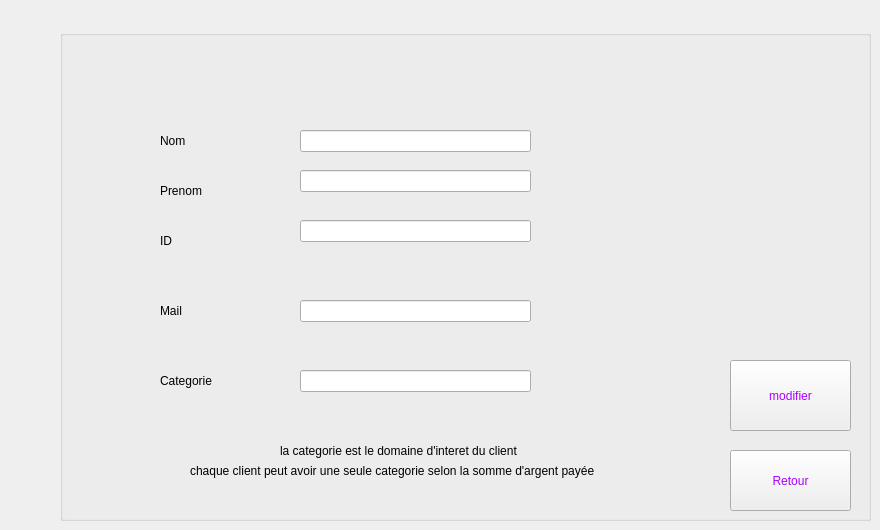
    <widget class="QWidget" name="modifier_demande">
     <widget class="QGroupBox" name="groupBox_19">
      <property name="geometry">
       <rect>
        <x>60</x>
        <y>30</y>
        <width>811</width>
        <height>491</height>
       </rect>
      </property>
      <property name="title">
       <string/>
      </property>
      <widget class="QLabel" name="label_112">
       <property name="geometry">
        <rect>
         <x>100</x>
         <y>90</y>
         <width>71</width>
         <height>41</height>
        </rect>
       </property>
       <property name="mouseTracking">
        <bool>false</bool>
       </property>
       <property name="tabletTracking">
        <bool>false</bool>
       </property>
       <property name="text">
        <string>Nom</string>
       </property>
      </widget>
      <widget class="QLabel" name="label_113">
       <property name="geometry">
        <rect>
         <x>100</x>
         <y>140</y>
         <width>71</width>
         <height>41</height>
        </rect>
       </property>
       <property name="mouseTracking">
        <bool>false</bool>
       </property>
       <property name="tabletTracking">
        <bool>false</bool>
       </property>
       <property name="text">
        <string>Prenom</string>
       </property>
      </widget>
      <widget class="QLabel" name="label_114">
       <property name="geometry">
        <rect>
         <x>100</x>
         <y>190</y>
         <width>71</width>
         <height>41</height>
        </rect>
       </property>
       <property name="mouseTracking">
        <bool>false</bool>
       </property>
       <property name="tabletTracking">
        <bool>false</bool>
       </property>
       <property name="text">
        <string>ID</string>
       </property>
      </widget>
      <widget class="QLabel" name="label_115">
       <property name="geometry">
        <rect>
         <x>100</x>
         <y>260</y>
         <width>71</width>
         <height>41</height>
        </rect>
       </property>
       <property name="mouseTracking">
        <bool>false</bool>
       </property>
       <property name="tabletTracking">
        <bool>false</bool>
       </property>
       <property name="text">
        <string>Mail</string>
       </property>
      </widget>
      <widget class="QLabel" name="label_116">
       <property name="geometry">
        <rect>
         <x>100</x>
         <y>330</y>
         <width>71</width>
         <height>41</height>
        </rect>
       </property>
       <property name="mouseTracking">
        <bool>false</bool>
       </property>
       <property name="tabletTracking">
        <bool>false</bool>
       </property>
       <property name="text">
        <string>Categorie</string>
       </property>
      </widget>
      <widget class="QLineEdit" name="nomM">
       <property name="geometry">
        <rect>
         <x>240</x>
         <y>100</y>
         <width>231</width>
         <height>22</height>
        </rect>
       </property>
      </widget>
      <widget class="QLineEdit" name="prenomM">
       <property name="geometry">
        <rect>
         <x>240</x>
         <y>140</y>
         <width>231</width>
         <height>22</height>
        </rect>
       </property>
      </widget>
      <widget class="QLineEdit" name="IDDM">
       <property name="geometry">
        <rect>
         <x>240</x>
         <y>190</y>
         <width>231</width>
         <height>22</height>
        </rect>
       </property>
      </widget>
      <widget class="QLineEdit" name="mailM">
       <property name="geometry">
        <rect>
         <x>240</x>
         <y>270</y>
         <width>231</width>
         <height>22</height>
        </rect>
       </property>
      </widget>
      <widget class="QLineEdit" name="categorieM">
       <property name="geometry">
        <rect>
         <x>240</x>
         <y>340</y>
         <width>231</width>
         <height>22</height>
        </rect>
       </property>
      </widget>
      <widget class="QPushButton" name="pb_modifierIM">
       <property name="geometry">
        <rect>
         <x>670</x>
         <y>330</y>
         <width>121</width>
         <height>71</height>
        </rect>
       </property>
       <property name="palette">
        <palette>
         <active>
          <colorrole role="WindowText">
           <brush brushstyle="SolidPattern">
            <color alpha="255">
             <red>170</red>
             <green>0</green>
             <blue>255</blue>
            </color>
           </brush>
          </colorrole>
          <colorrole role="Text">
           <brush brushstyle="SolidPattern">
            <color alpha="255">
             <red>170</red>
             <green>0</green>
             <blue>255</blue>
            </color>
           </brush>
          </colorrole>
          <colorrole role="ButtonText">
           <brush brushstyle="SolidPattern">
            <color alpha="255">
             <red>170</red>
             <green>0</green>
             <blue>255</blue>
            </color>
           </brush>
          </colorrole>
          <colorrole role="Highlight">
           <brush brushstyle="LinearGradientPattern">
            <gradient startx="0.000000000000000" starty="0.000000000000000" endx="1.000000000000000" endy="0.000000000000000" type="LinearGradient" spread="PadSpread" coordinatemode="ObjectBoundingMode">
             <gradientstop position="0.000000000000000">
              <color alpha="255">
               <red>245</red>
               <green>224</green>
               <blue>176</blue>
              </color>
             </gradientstop>
             <gradientstop position="0.090000000000000">
              <color alpha="255">
               <red>246</red>
               <green>189</green>
               <blue>237</blue>
              </color>
             </gradientstop>
             <gradientstop position="0.140000000000000">
              <color alpha="255">
               <red>194</red>
               <green>207</green>
               <blue>246</blue>
              </color>
             </gradientstop>
             <gradientstop position="0.190000000000000">
              <color alpha="255">
               <red>184</red>
               <green>160</green>
               <blue>168</blue>
              </color>
             </gradientstop>
             <gradientstop position="0.250000000000000">
              <color alpha="255">
               <red>171</red>
               <green>186</green>
               <blue>248</blue>
              </color>
             </gradientstop>
             <gradientstop position="0.320000000000000">
              <color alpha="255">
               <red>243</red>
               <green>248</green>
               <blue>224</blue>
              </color>
             </gradientstop>
             <gradientstop position="0.385000000000000">
              <color alpha="255">
               <red>249</red>
               <green>162</green>
               <blue>183</blue>
              </color>
             </gradientstop>
             <gradientstop position="0.470000000000000">
              <color alpha="255">
               <red>100</red>
               <green>115</green>
               <blue>124</blue>
              </color>
             </gradientstop>
             <gradientstop position="0.580000000000000">
              <color alpha="255">
               <red>251</red>
               <green>205</green>
               <blue>202</blue>
              </color>
             </gradientstop>
             <gradientstop position="0.650000000000000">
              <color alpha="255">
               <red>170</red>
               <green>128</green>
               <blue>185</blue>
              </color>
             </gradientstop>
             <gradientstop position="0.750000000000000">
              <color alpha="255">
               <red>252</red>
               <green>222</green>
               <blue>204</blue>
              </color>
             </gradientstop>
             <gradientstop position="0.805000000000000">
              <color alpha="255">
               <red>206</red>
               <green>122</green>
               <blue>218</blue>
              </color>
             </gradientstop>
             <gradientstop position="0.860000000000000">
              <color alpha="255">
               <red>254</red>
               <green>223</green>
               <blue>175</blue>
              </color>
             </gradientstop>
             <gradientstop position="0.910000000000000">
              <color alpha="255">
               <red>254</red>
               <green>236</green>
               <blue>244</blue>
              </color>
             </gradientstop>
             <gradientstop position="1.000000000000000">
              <color alpha="255">
               <red>255</red>
               <green>191</green>
               <blue>221</blue>
              </color>
             </gradientstop>
            </gradient>
           </brush>
          </colorrole>
          <colorrole role="PlaceholderText">
           <brush brushstyle="SolidPattern">
            <color alpha="128">
             <red>170</red>
             <green>0</green>
             <blue>255</blue>
            </color>
           </brush>
          </colorrole>
         </active>
         <inactive>
          <colorrole role="WindowText">
           <brush brushstyle="SolidPattern">
            <color alpha="255">
             <red>170</red>
             <green>0</green>
             <blue>255</blue>
            </color>
           </brush>
          </colorrole>
          <colorrole role="Text">
           <brush brushstyle="SolidPattern">
            <color alpha="255">
             <red>170</red>
             <green>0</green>
             <blue>255</blue>
            </color>
           </brush>
          </colorrole>
          <colorrole role="ButtonText">
           <brush brushstyle="SolidPattern">
            <color alpha="255">
             <red>170</red>
             <green>0</green>
             <blue>255</blue>
            </color>
           </brush>
          </colorrole>
          <colorrole role="Highlight">
           <brush brushstyle="LinearGradientPattern">
            <gradient startx="0.000000000000000" starty="0.000000000000000" endx="1.000000000000000" endy="0.000000000000000" type="LinearGradient" spread="PadSpread" coordinatemode="ObjectBoundingMode">
             <gradientstop position="0.000000000000000">
              <color alpha="255">
               <red>245</red>
               <green>224</green>
               <blue>176</blue>
              </color>
             </gradientstop>
             <gradientstop position="0.090000000000000">
              <color alpha="255">
               <red>246</red>
               <green>189</green>
               <blue>237</blue>
              </color>
             </gradientstop>
             <gradientstop position="0.140000000000000">
              <color alpha="255">
               <red>194</red>
               <green>207</green>
               <blue>246</blue>
              </color>
             </gradientstop>
             <gradientstop position="0.190000000000000">
              <color alpha="255">
               <red>184</red>
               <green>160</green>
               <blue>168</blue>
              </color>
             </gradientstop>
             <gradientstop position="0.250000000000000">
              <color alpha="255">
               <red>171</red>
               <green>186</green>
               <blue>248</blue>
              </color>
             </gradientstop>
             <gradientstop position="0.320000000000000">
              <color alpha="255">
               <red>243</red>
               <green>248</green>
               <blue>224</blue>
              </color>
             </gradientstop>
             <gradientstop position="0.385000000000000">
              <color alpha="255">
               <red>249</red>
               <green>162</green>
               <blue>183</blue>
              </color>
             </gradientstop>
             <gradientstop position="0.470000000000000">
              <color alpha="255">
               <red>100</red>
               <green>115</green>
               <blue>124</blue>
              </color>
             </gradientstop>
             <gradientstop position="0.580000000000000">
              <color alpha="255">
               <red>251</red>
               <green>205</green>
               <blue>202</blue>
              </color>
             </gradientstop>
             <gradientstop position="0.650000000000000">
              <color alpha="255">
               <red>170</red>
               <green>128</green>
               <blue>185</blue>
              </color>
             </gradientstop>
             <gradientstop position="0.750000000000000">
              <color alpha="255">
               <red>252</red>
               <green>222</green>
               <blue>204</blue>
              </color>
             </gradientstop>
             <gradientstop position="0.805000000000000">
              <color alpha="255">
               <red>206</red>
               <green>122</green>
               <blue>218</blue>
              </color>
             </gradientstop>
             <gradientstop position="0.860000000000000">
              <color alpha="255">
               <red>254</red>
               <green>223</green>
               <blue>175</blue>
              </color>
             </gradientstop>
             <gradientstop position="0.910000000000000">
              <color alpha="255">
               <red>254</red>
               <green>236</green>
               <blue>244</blue>
              </color>
             </gradientstop>
             <gradientstop position="1.000000000000000">
              <color alpha="255">
               <red>255</red>
               <green>191</green>
               <blue>221</blue>
              </color>
             </gradientstop>
            </gradient>
           </brush>
          </colorrole>
          <colorrole role="PlaceholderText">
           <brush brushstyle="SolidPattern">
            <color alpha="128">
             <red>170</red>
             <green>0</green>
             <blue>255</blue>
            </color>
           </brush>
          </colorrole>
         </inactive>
         <disabled>
          <colorrole role="WindowText">
           <brush brushstyle="SolidPattern">
            <color alpha="255">
             <red>120</red>
             <green>120</green>
             <blue>120</blue>
            </color>
           </brush>
          </colorrole>
          <colorrole role="Text">
           <brush brushstyle="SolidPattern">
            <color alpha="255">
             <red>120</red>
             <green>120</green>
             <blue>120</blue>
            </color>
           </brush>
          </colorrole>
          <colorrole role="ButtonText">
           <brush brushstyle="SolidPattern">
            <color alpha="255">
             <red>120</red>
             <green>120</green>
             <blue>120</blue>
            </color>
           </brush>
          </colorrole>
          <colorrole role="Highlight">
           <brush brushstyle="LinearGradientPattern">
            <gradient startx="0.000000000000000" starty="0.000000000000000" endx="1.000000000000000" endy="0.000000000000000" type="LinearGradient" spread="PadSpread" coordinatemode="ObjectBoundingMode">
             <gradientstop position="0.000000000000000">
              <color alpha="255">
               <red>245</red>
               <green>224</green>
               <blue>176</blue>
              </color>
             </gradientstop>
             <gradientstop position="0.090000000000000">
              <color alpha="255">
               <red>246</red>
               <green>189</green>
               <blue>237</blue>
              </color>
             </gradientstop>
             <gradientstop position="0.140000000000000">
              <color alpha="255">
               <red>194</red>
               <green>207</green>
               <blue>246</blue>
              </color>
             </gradientstop>
             <gradientstop position="0.190000000000000">
              <color alpha="255">
               <red>184</red>
               <green>160</green>
               <blue>168</blue>
              </color>
             </gradientstop>
             <gradientstop position="0.250000000000000">
              <color alpha="255">
               <red>171</red>
               <green>186</green>
               <blue>248</blue>
              </color>
             </gradientstop>
             <gradientstop position="0.320000000000000">
              <color alpha="255">
               <red>243</red>
               <green>248</green>
               <blue>224</blue>
              </color>
             </gradientstop>
             <gradientstop position="0.385000000000000">
              <color alpha="255">
               <red>249</red>
               <green>162</green>
               <blue>183</blue>
              </color>
             </gradientstop>
             <gradientstop position="0.470000000000000">
              <color alpha="255">
               <red>100</red>
               <green>115</green>
               <blue>124</blue>
              </color>
             </gradientstop>
             <gradientstop position="0.580000000000000">
              <color alpha="255">
               <red>251</red>
               <green>205</green>
               <blue>202</blue>
              </color>
             </gradientstop>
             <gradientstop position="0.650000000000000">
              <color alpha="255">
               <red>170</red>
               <green>128</green>
               <blue>185</blue>
              </color>
             </gradientstop>
             <gradientstop position="0.750000000000000">
              <color alpha="255">
               <red>252</red>
               <green>222</green>
               <blue>204</blue>
              </color>
             </gradientstop>
             <gradientstop position="0.805000000000000">
              <color alpha="255">
               <red>206</red>
               <green>122</green>
               <blue>218</blue>
              </color>
             </gradientstop>
             <gradientstop position="0.860000000000000">
              <color alpha="255">
               <red>254</red>
               <green>223</green>
               <blue>175</blue>
              </color>
             </gradientstop>
             <gradientstop position="0.910000000000000">
              <color alpha="255">
               <red>254</red>
               <green>236</green>
               <blue>244</blue>
              </color>
             </gradientstop>
             <gradientstop position="1.000000000000000">
              <color alpha="255">
               <red>255</red>
               <green>191</green>
               <blue>221</blue>
              </color>
             </gradientstop>
            </gradient>
           </brush>
          </colorrole>
          <colorrole role="PlaceholderText">
           <brush brushstyle="SolidPattern">
            <color alpha="128">
             <red>0</red>
             <green>0</green>
             <blue>0</blue>
            </color>
           </brush>
          </colorrole>
         </disabled>
        </palette>
       </property>
       <property name="styleSheet">
        <string notr="true"/>
       </property>
       <property name="text">
        <string>modifier</string>
       </property>
      </widget>
      <widget class="QPushButton" name="pb_r4">
       <property name="geometry">
        <rect>
         <x>670</x>
         <y>420</y>
         <width>121</width>
         <height>61</height>
        </rect>
       </property>
       <property name="styleSheet">
        <string notr="true">color: rgb(170, 0, 255);</string>
       </property>
       <property name="text">
        <string>Retour</string>
       </property>
      </widget>
      <widget class="QLabel" name="label_122">
       <property name="geometry">
        <rect>
         <x>220</x>
         <y>400</y>
         <width>311</width>
         <height>41</height>
        </rect>
       </property>
       <property name="mouseTracking">
        <bool>false</bool>
       </property>
       <property name="tabletTracking">
        <bool>false</bool>
       </property>
       <property name="text">
        <string>la categorie est le domaine d'interet du client </string>
       </property>
      </widget>
      <widget class="QLabel" name="label_123">
       <property name="geometry">
        <rect>
         <x>130</x>
         <y>420</y>
         <width>441</width>
         <height>41</height>
        </rect>
       </property>
       <property name="mouseTracking">
        <bool>false</bool>
       </property>
       <property name="tabletTracking">
        <bool>false</bool>
       </property>
       <property name="text">
        <string>chaque client peut avoir une seule categorie selon la somme d'argent payée</string>
       </property>
      </widget>
     </widget>
    </widget>
